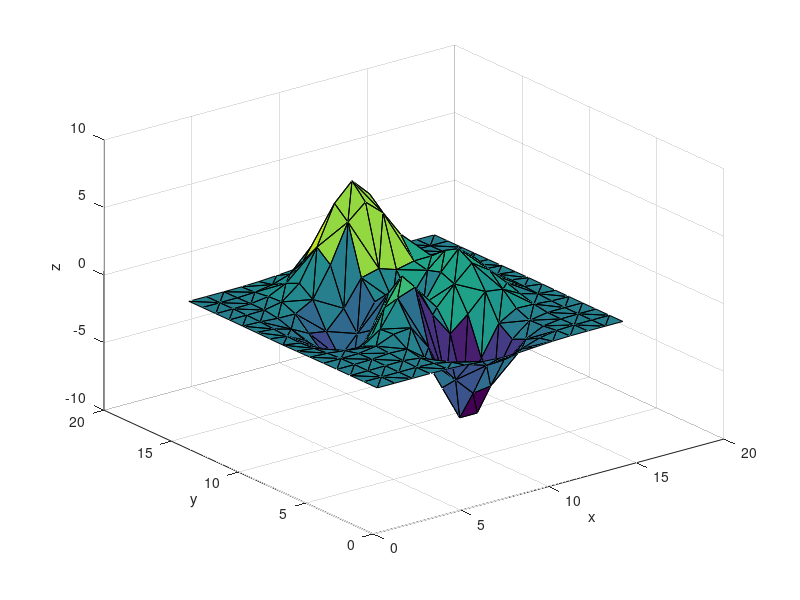

Here is the MATLAB script that generated this plot: (Note: this script raises an error after producing the figure.)
clear

[x,y] = meshgrid(1:15,1:15);
tri = delaunay(x,y);
z = peaks(15);
trisurf(tri,x,y,z)
xlabel('x');ylabel('y');zlabel('z');

tr = triangulation(tri, x(:), y(:), z(:));
trisurf(tr)


%%   try out delaunay to produce tri

% Example 1:
close
clear
x = [-0.5 -0.5 0.5 0.5]';
y = [-0.5 0.5 0.5 -0.5]';
plot(x,y,'r.')
tri = delaunay(x,y);
triplot(tri,x,y);

% Highlight the first triangle in red
tri1 = tri(1, [1:end 1]);
hold on
plot(x(tri1), y(tri1), 'r')

% Example 2:
close
clear
X = rand(15,3);
tri = delaunay(X);
tetramesh(tri,X);
xlabel('x');ylabel('y');zlabel('z');

%%
clear
close
cd /home/zhibinz2/Documents/GitHub/Virtual-Tractography
load('baseData.mat')

Points=BrainTri.Points;
ConnectivityList=BrainTri.ConnectivityList;

figure('units','normalized','outerposition',[0 0 0.3 0.8]);
% subplot(121)
% h2 = trisurf(BrainTri,'FaceColor',[0 1 0],'EdgeColor',[1 0 0],'DisplayName', 'Convex Hull');
% h2 = trisurf(BrainTri,'EdgeColor',[1 0 0]);
trisurf(BrainTri,'EdgeColor',[0.5 0.5 0.5],'EdgeAlpha',0.5);
xlabel('x');ylabel('y');zlabel('z');
title('baseData')
view(90,0)
ylim([-125,125]); zlim([-125,125]); xlim([-125,125]);
% plot(Points(:,1),Points(:,3),'r.')

%%
clear
close
% cd /home/zhibinz2/Documents/GitHub/Virtual-Tractography
cd /home/zhibinz2/Documents/GitHub/brain_network_python/mne_test/
load('rh_pial.mat')
% Points=rr_mm;
% ConnectivityList=tris;
% BrainTri.Points=rr_mm;
% BrainTri.ConnectivityList=tris;
% subplot(122)

figure('units','normalized','outerposition',[0 0 0.3 0.8]);
tri=round(double(tris)+1);
tr = triangulation(tri, rr_mm(:,1), rr_mm(:,2), rr_mm(:,3));
% trisurf(tr,'EdgeColor',[1 0 0]);
trisurf(tr,'EdgeColor',[0.5 0.5 0.5],'EdgeAlpha',0.5);
xlabel('x');ylabel('y');zlabel('z');
title('mne-data/MNE-sample-data/subjects/fsaverage/surf/rh.pial')
view(90,0)
ylim([-125,125]); zlim([-125,125]); xlim([-125,125]);
% plot(Points(:,3),Points(:,2),'r.')